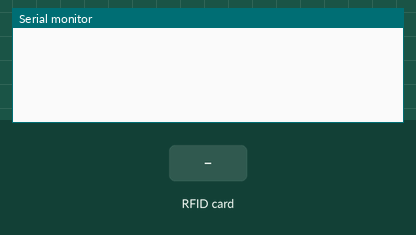
A program run on a simulated Arduino Uno, built with avr-gcc and run on an emulated ATmega328P. Shown: the last lines printed to the serial monitor. The inputs (shaded band) are chosen by the test bench.

Above: at 1.2 s.
1.3 s: RFID card FB 99 49 21 held to the reader
At 1.9 s:
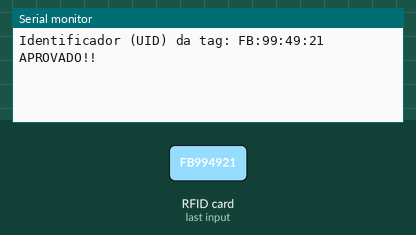
2.8 s: RFID card 5E 7A 19 C4 held to the reader
At 3.3 s:
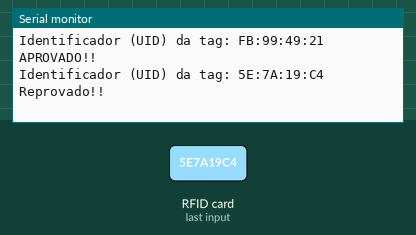

The program:

main.cpp
```cpp
#include <MFRC522.h> //INCLUSÃO DE BIBLIOTECA

#define SS_PIN 10 //PINO SDA
#define RST_PIN 9 //PINO DE RESET

MFRC522 rfid(SS_PIN, RST_PIN); //PASSAGEM DE PARÂMETROS REFERENTE AOS PINOS

void setup() {
  Serial.begin(9600); //INICIALIZA A SERIAL
  SPI.begin(); //INICIALIZA O BARRAMENTO SPI
  rfid.PCD_Init(); //INICIALIZA MFRC522
}

void loop() {
  if (!rfid.PICC_IsNewCardPresent() || !rfid.PICC_ReadCardSerial()) //VERIFICA SE O CARTÃO PRESENTE NO LEITOR É DIFERENTE DO ÚLTIMO CARTÃO LIDO. CASO NÃO SEJA, FAZ
    return; //RETORNA PARA LER NOVAMENTE

  /***INICIO BLOCO DE CÓDIGO RESPONSÁVEL POR GERAR A TAG RFID LIDA***/
  String strID = "";
  for (byte i = 0; i < 4; i++) {
    strID +=
    (rfid.uid.uidByte[i] < 0x10 ? "0" : "") +
    String(rfid.uid.uidByte[i], HEX) +
    (i!=3 ? ":" : "");
  }
  strID.toUpperCase();
  /***FIM DO BLOCO DE CÓDIGO RESPONSÁVEL POR GERAR A TAG RFID LIDA***/

  Serial.print("Identificador (UID) da tag: "); //IMPRIME O TEXTO NA SERIAL
  Serial.println(strID); //IMPRIME NA SERIAL O UID DA TAG RFID

  if (strID.indexOf("FB:99:49:21") >= 0) { //SE O ENDEREÇO DA TAG LIDA FOR IGUAL AO ENDEREÇO INFORMADO, FAZ
      Serial.println("APROVADO!!");
  }else{ //SENÃO, FAZ (CASO A TAG LIDA NÃO SEJÁ VÁLIDA)
      Serial.println("Reprovado!!");
  }

  rfid.PICC_HaltA(); //PARADA DA LEITURA DO CARTÃO
  rfid.PCD_StopCrypto1(); //PARADA DA CRIPTOGRAFIA NO PCD
  delay(1000);
}
```

Measured:
- after the input at 1.3 s, the serial monitor: prints a new line at once (image 1)
- after the input at 2.8 s, the serial monitor: prints a new line at once (image 2)
